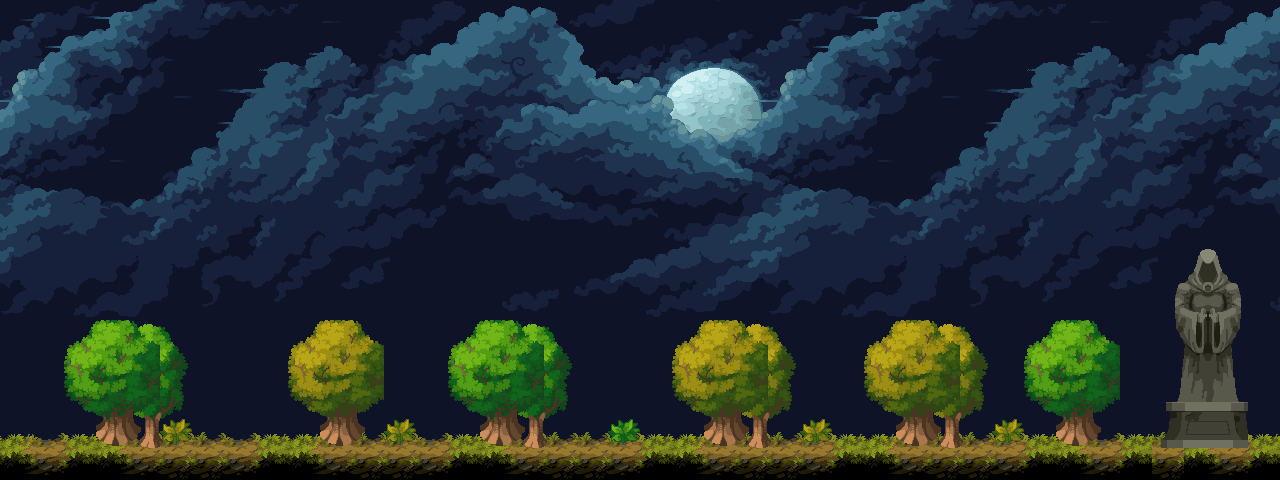

Tiled map render using the project's own tile images. Description and the map definition, with tile-layer contents summarised, below:
An orthogonal 40x15 tile map with 32x32 px tiles, 4 tile layers (Base_Sky, Ground, Details_Back, Details_front), 5 tilesets and 2 objects (Goal, Start).

<map version="1.10" tiledversion="1.10.2" orientation="orthogonal" renderorder="right-up" width="40" height="15" tilewidth="32" tileheight="32" infinite="0" nextlayerid="7" nextobjectid="5">
 <tileset firstgid="1" source="Background_Sky.tsx" />
 <tileset firstgid="313" source="Tiles.tsx" />
 <tileset firstgid="445" source="Trees.tsx" />
 <tileset firstgid="522" source="Props.tsx" />
 <tileset firstgid="666" source="Salt.tsx" />
 <layer id="1" name="Base_Sky" width="40" height="15">
  <data>[600 cells, 600 non-empty, 312 distinct tile ids]</data>
 </layer>
 <layer id="2" name="Ground" width="40" height="15">
  <data>[600 cells, 80 non-empty, 8 distinct tile ids]</data>
 </layer>
 <layer id="3" name="Details_Back" width="40" height="15">
  <data>[600 cells, 32 non-empty, 16 distinct tile ids]</data>
 </layer>
 <layer id="5" name="Details_front" width="40" height="15">
  <data>[600 cells, 98 non-empty, 47 distinct tile ids]</data>
 </layer>
 <objectgroup id="6" name="Objects">
  <object id="2" name="Goal" x="1152" y="415.667" width="96.3333" height="32.6667" />
  <object id="4" name="Start" x="32.6667" y="415.667" width="32" height="32.6667" />
 </objectgroup>
</map>
